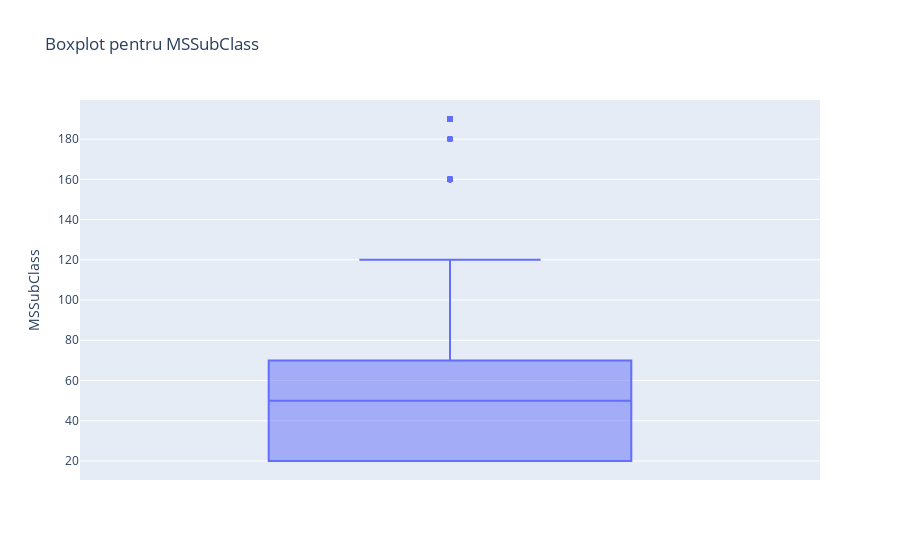
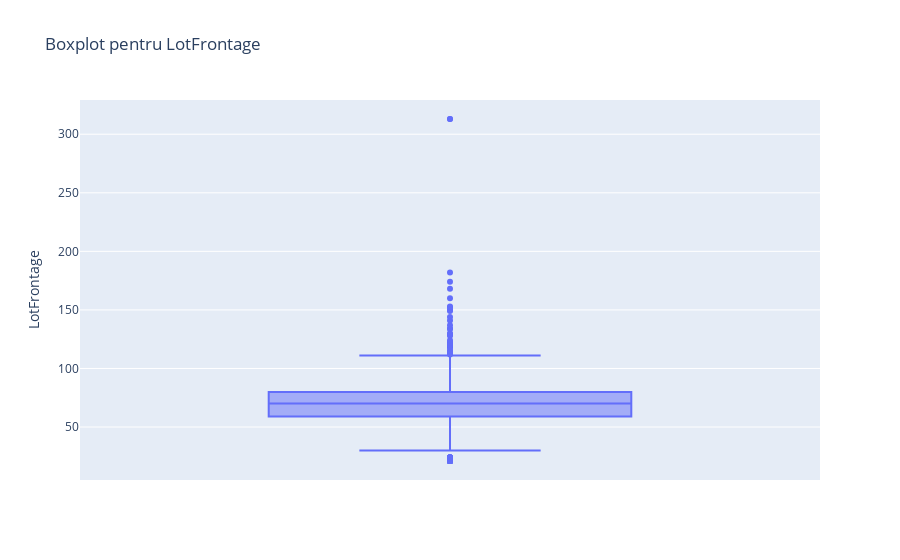
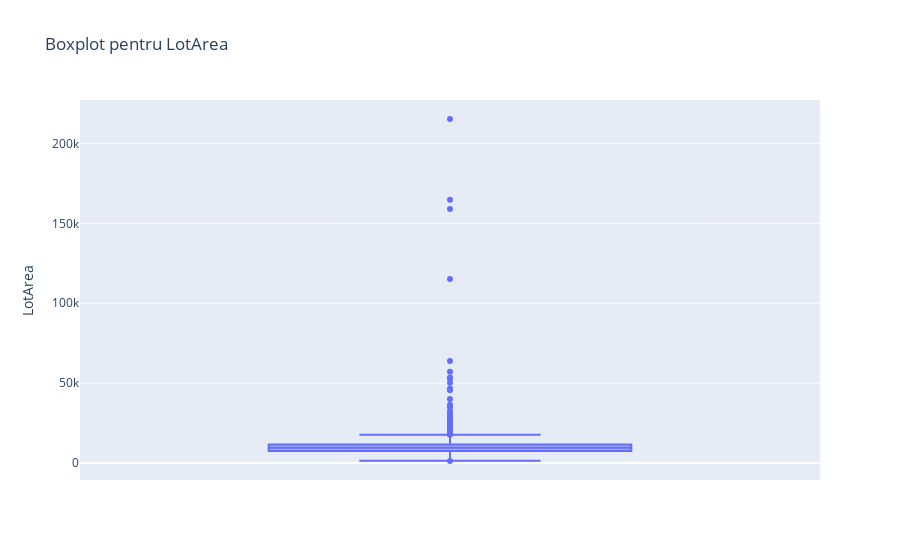
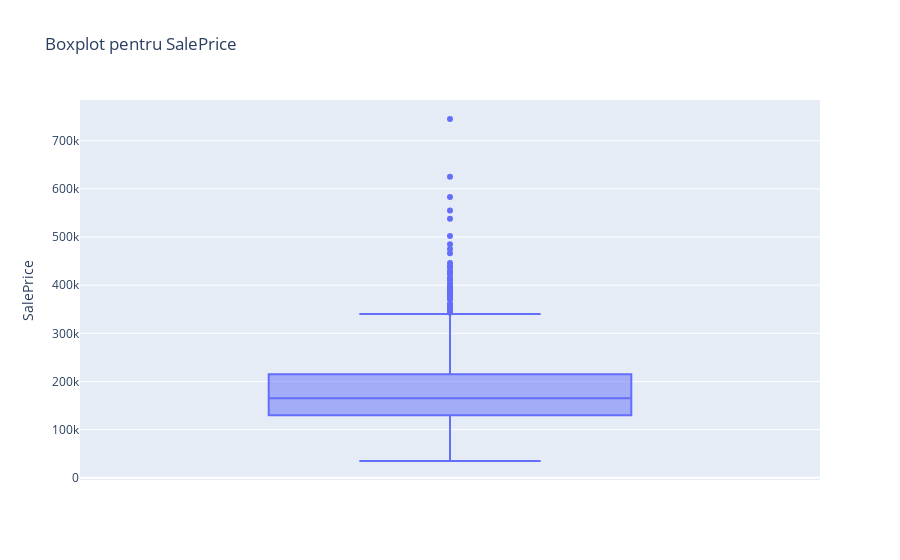

Notebook code cell kept with these figures, in order:
### Code cell
for col in numeric_cols:
    fig = px.box(df_subset, y=col,title=f'Boxplot pentru {col}')
    fig.show()

### Figure 1 — Plotly figure (JSON) as saved in the notebook; plotly's stock layout.template omitted (floating-point values rounded to 4 significant figures; data arrays with more than 128 entries replaced by an {"elided": "..."} marker saying what was removed)
{"data": [{"alignmentgroup": "True", "hovertemplate": "MSSubClass=%{y}<extra></extra>", "legendgroup": "", "marker": {"color": "#636efa"}, "name": "", "notched": false, "offsetgroup": "", "orientation": "v", "showlegend": false, "type": "box", "x0": " ", "xaxis": "x", "y": {"elided": "1168 int values"}, "y0": " ", "yaxis": "y"}], "layout": {"boxmode": "group", "legend": {"tracegroupgap": 0}, "title": {"text": "Boxplot pentru MSSubClass"}, "xaxis": {"anchor": "y", "domain": [0, 1]}, "yaxis": {"anchor": "x", "domain": [0, 1], "title": {"text": "MSSubClass"}}}}

### Figure 2 — Plotly figure (JSON) as saved in the notebook; plotly's stock layout.template omitted (floating-point values rounded to 4 significant figures; data arrays with more than 128 entries replaced by an {"elided": "..."} marker saying what was removed)
{"data": [{"alignmentgroup": "True", "hovertemplate": "LotFrontage=%{y}<extra></extra>", "legendgroup": "", "marker": {"color": "#636efa"}, "name": "", "notched": false, "offsetgroup": "", "orientation": "v", "showlegend": false, "type": "box", "x0": " ", "xaxis": "x", "y": {"elided": "1168 float values"}, "y0": " ", "yaxis": "y"}], "layout": {"boxmode": "group", "legend": {"tracegroupgap": 0}, "title": {"text": "Boxplot pentru LotFrontage"}, "xaxis": {"anchor": "y", "domain": [0, 1]}, "yaxis": {"anchor": "x", "domain": [0, 1], "title": {"text": "LotFrontage"}}}}

### Figure 3 — Plotly figure (JSON) as saved in the notebook; plotly's stock layout.template omitted (floating-point values rounded to 4 significant figures; data arrays with more than 128 entries replaced by an {"elided": "..."} marker saying what was removed)
{"data": [{"alignmentgroup": "True", "hovertemplate": "LotArea=%{y}<extra></extra>", "legendgroup": "", "marker": {"color": "#636efa"}, "name": "", "notched": false, "offsetgroup": "", "orientation": "v", "showlegend": false, "type": "box", "x0": " ", "xaxis": "x", "y": {"elided": "1168 int values"}, "y0": " ", "yaxis": "y"}], "layout": {"boxmode": "group", "legend": {"tracegroupgap": 0}, "title": {"text": "Boxplot pentru LotArea"}, "xaxis": {"anchor": "y", "domain": [0, 1]}, "yaxis": {"anchor": "x", "domain": [0, 1], "title": {"text": "LotArea"}}}}

### Figure 4 — Plotly figure (JSON) as saved in the notebook; plotly's stock layout.template omitted (floating-point values rounded to 4 significant figures; data arrays with more than 128 entries replaced by an {"elided": "..."} marker saying what was removed)
{"data": [{"alignmentgroup": "True", "hovertemplate": "SalePrice=%{y}<extra></extra>", "legendgroup": "", "marker": {"color": "#636efa"}, "name": "", "notched": false, "offsetgroup": "", "orientation": "v", "showlegend": false, "type": "box", "x0": " ", "xaxis": "x", "y": {"elided": "1168 int values"}, "y0": " ", "yaxis": "y"}], "layout": {"boxmode": "group", "legend": {"tracegroupgap": 0}, "title": {"text": "Boxplot pentru SalePrice"}, "xaxis": {"anchor": "y", "domain": [0, 1]}, "yaxis": {"anchor": "x", "domain": [0, 1], "title": {"text": "SalePrice"}}}}
